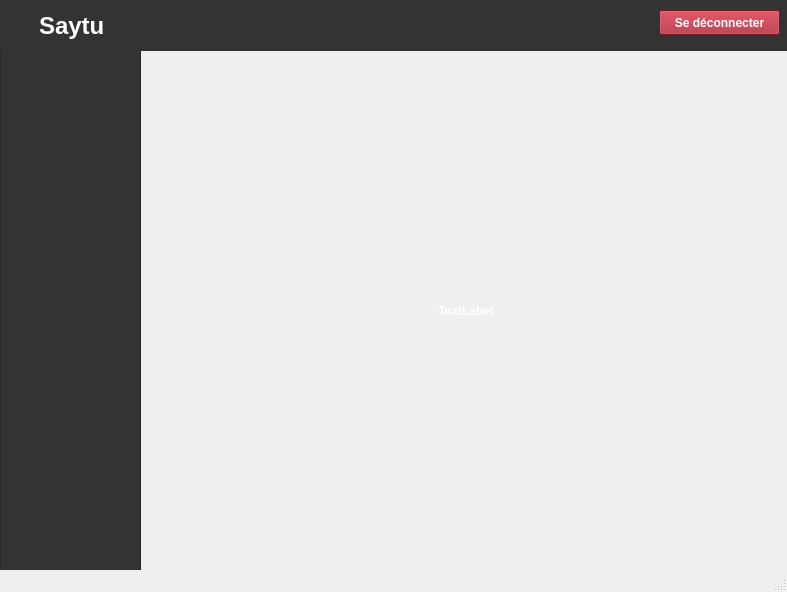
<?xml version="1.0" encoding="UTF-8"?>
<ui version="4.0">
 <class>MainWindow</class>
 <widget class="QMainWindow" name="MainWindow">
  <property name="geometry">
   <rect>
    <x>0</x>
    <y>0</y>
    <width>787</width>
    <height>592</height>
   </rect>
  </property>
  <property name="windowTitle">
   <string>MainWindow</string>
  </property>
  <widget class="QWidget" name="centralwidget">
   <widget class="QScrollArea" name="sidebar">
    <property name="geometry">
     <rect>
      <x>0</x>
      <y>50</y>
      <width>141</width>
      <height>531</height>
     </rect>
    </property>
    <property name="styleSheet">
     <string notr="true">background-color: rgb(51, 51, 51);</string>
    </property>
    <property name="widgetResizable">
     <bool>true</bool>
    </property>
    <widget class="QWidget" name="scrollAreaWidgetContents">
     <property name="geometry">
      <rect>
       <x>0</x>
       <y>0</y>
       <width>139</width>
       <height>529</height>
      </rect>
     </property>
    </widget>
   </widget>
   <widget class="QWidget" name="header" native="true">
    <property name="geometry">
     <rect>
      <x>-1</x>
      <y>0</y>
      <width>791</width>
      <height>51</height>
     </rect>
    </property>
    <property name="styleSheet">
     <string notr="true">background-color: rgb(51, 51, 51);</string>
    </property>
    <widget class="QPushButton" name="logout">
     <property name="geometry">
      <rect>
       <x>660</x>
       <y>10</y>
       <width>121</width>
       <height>25</height>
      </rect>
     </property>
     <property name="styleSheet">
      <string notr="true">background-color: rgb(165, 29, 45);
color: rgb(255, 255, 255);
font-weight: bold;</string>
     </property>
     <property name="text">
      <string>Se déconnecter</string>
     </property>
     <property name="checkable">
      <bool>true</bool>
     </property>
    </widget>
    <widget class="QLabel" name="label">
     <property name="geometry">
      <rect>
       <x>40</x>
       <y>10</y>
       <width>71</width>
       <height>31</height>
      </rect>
     </property>
     <property name="styleSheet">
      <string notr="true">color: white;
font-size: 24px;
font-weight : bold;</string>
     </property>
     <property name="text">
      <string>Saytu</string>
     </property>
    </widget>
   </widget>
   <widget class="QStackedWidget" name="stackedWidget">
    <property name="geometry">
     <rect>
      <x>150</x>
      <y>60</y>
      <width>631</width>
      <height>501</height>
     </rect>
    </property>
    <widget class="QWidget" name="welcome">
     <layout class="QGridLayout" name="gridLayout">
      <item row="1" column="3">
       <spacer name="horizontalSpacer_2">
        <property name="orientation">
         <enum>Qt::Horizontal</enum>
        </property>
        <property name="sizeHint" stdset="0">
         <size>
          <width>261</width>
          <height>20</height>
         </size>
        </property>
       </spacer>
      </item>
      <item row="1" column="0">
       <spacer name="horizontalSpacer">
        <property name="orientation">
         <enum>Qt::Horizontal</enum>
        </property>
        <property name="sizeHint" stdset="0">
         <size>
          <width>262</width>
          <height>20</height>
         </size>
        </property>
       </spacer>
      </item>
      <item row="3" column="2">
       <spacer name="verticalSpacer_2">
        <property name="orientation">
         <enum>Qt::Vertical</enum>
        </property>
        <property name="sizeHint" stdset="0">
         <size>
          <width>20</width>
          <height>224</height>
         </size>
        </property>
       </spacer>
      </item>
      <item row="0" column="2">
       <spacer name="verticalSpacer">
        <property name="orientation">
         <enum>Qt::Vertical</enum>
        </property>
        <property name="sizeHint" stdset="0">
         <size>
          <width>20</width>
          <height>224</height>
         </size>
        </property>
       </spacer>
      </item>
      <item row="1" column="2">
       <widget class="QLabel" name="user">
        <property name="styleSheet">
         <string notr="true">color: rgb(255, 255, 255);
font-weight : bold;</string>
        </property>
        <property name="text">
         <string>TextLabel</string>
        </property>
       </widget>
      </item>
     </layout>
    </widget>
    <widget class="QWidget" name="classe">
     <layout class="QGridLayout" name="gridLayout_2">
      <item row="0" column="1" rowspan="2">
       <spacer name="horizontalSpacer_5">
        <property name="orientation">
         <enum>Qt::Horizontal</enum>
        </property>
        <property name="sizeHint" stdset="0">
         <size>
          <width>117</width>
          <height>20</height>
         </size>
        </property>
       </spacer>
      </item>
      <item row="0" column="2">
       <widget class="QLabel" name="label_2">
        <property name="text">
         <string>Choirsir la classe</string>
        </property>
       </widget>
      </item>
      <item row="0" column="3" rowspan="2">
       <spacer name="horizontalSpacer_6">
        <property name="orientation">
         <enum>Qt::Horizontal</enum>
        </property>
        <property name="sizeHint" stdset="0">
         <size>
          <width>116</width>
          <height>20</height>
         </size>
        </property>
       </spacer>
      </item>
      <item row="1" column="2">
       <spacer name="verticalSpacer_3">
        <property name="orientation">
         <enum>Qt::Vertical</enum>
        </property>
        <property name="sizeHint" stdset="0">
         <size>
          <width>20</width>
          <height>210</height>
         </size>
        </property>
       </spacer>
      </item>
      <item row="2" column="0">
       <spacer name="horizontalSpacer_3">
        <property name="orientation">
         <enum>Qt::Horizontal</enum>
        </property>
        <property name="sizeHint" stdset="0">
         <size>
          <width>116</width>
          <height>20</height>
         </size>
        </property>
       </spacer>
      </item>
      <item row="2" column="1" colspan="3">
       <widget class="QWidget" name="classeContainer" native="true"/>
      </item>
      <item row="2" column="4">
       <spacer name="horizontalSpacer_4">
        <property name="orientation">
         <enum>Qt::Horizontal</enum>
        </property>
        <property name="sizeHint" stdset="0">
         <size>
          <width>116</width>
          <height>20</height>
         </size>
        </property>
       </spacer>
      </item>
      <item row="3" column="2">
       <spacer name="verticalSpacer_4">
        <property name="orientation">
         <enum>Qt::Vertical</enum>
        </property>
        <property name="sizeHint" stdset="0">
         <size>
          <width>20</width>
          <height>209</height>
         </size>
        </property>
       </spacer>
      </item>
     </layout>
    </widget>
    <widget class="QWidget" name="cahier"/>
   </widget>
  </widget>
  <widget class="QStatusBar" name="statusbar"/>
 </widget>
 <resources/>
 <connections>
  <connection>
   <sender>logout</sender>
   <signal>clicked()</signal>
   <receiver>MainWindow</receiver>
   <slot>close()</slot>
   <hints>
    <hint type="sourcelabel">
     <x>714</x>
     <y>23</y>
    </hint>
    <hint type="destinationlabel">
     <x>828</x>
     <y>35</y>
    </hint>
   </hints>
  </connection>
 </connections>
</ui>
